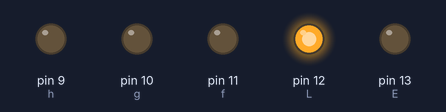
A sketch run on a simulated Arduino Uno, built with avr-gcc and run on an emulated ATmega328P. Shown: output pins drawn as LEDs (lit = HIGH).

Above: at 0.05 s.
At 0.44 s:
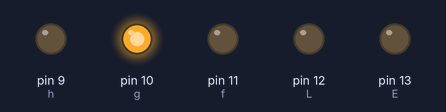
At 0.98 s:
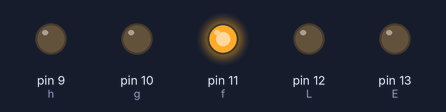
At 1.26 s:
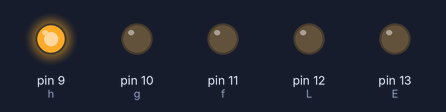
At 1.85 s:
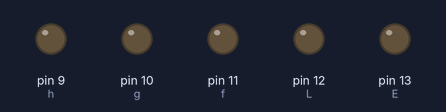
At 2.86 s:
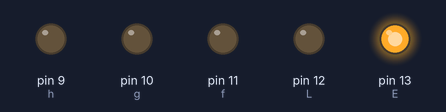
Timing chart, 0 to 3.2 s (numbered marks = the images above):
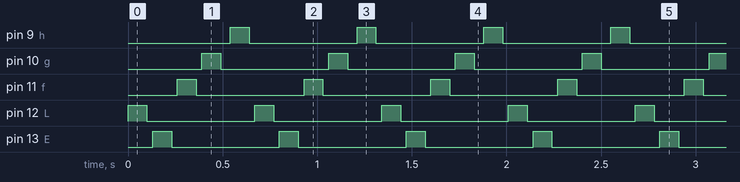

The sketch:

sketch_aug24a.ino
```cpp
int L = 12;
int E = 13;
int f =11;
int g =10;
int h=9;
void setup() {

  pinMode(L,OUTPUT);
  pinMode(E,OUTPUT);
  pinMode(f,OUTPUT);
  pinMode(g,OUTPUT);
  pinMode(h,OUTPUT);
}

void loop() {

  digitalWrite(L,HIGH);
  delay(100);
  digitalWrite(L,LOW);
  delay(30);
  digitalWrite(E,HIGH);
  delay(100);
  digitalWrite(E,LOW);
  delay(30);
  digitalWrite(f,HIGH);
  delay(100);
  digitalWrite(f,LOW);
  delay(30);
  digitalWrite(g,HIGH);
  delay(100);
  digitalWrite(g,LOW);
  delay(50);
  digitalWrite(h,HIGH);
  delay(100);
  digitalWrite(h,LOW);
  delay(30);

}
```

Measured:
- by itself, pin 9 (h), pin 10 (g), pin 11 (f), pin 12 (L), pin 13 (E): alternates HIGH for 0.10 s and LOW for 0.57 s
- by itself, everything shown: repeats every 0.67 s, in 6 steps
